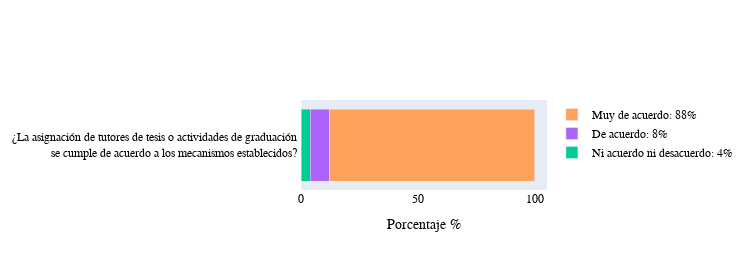
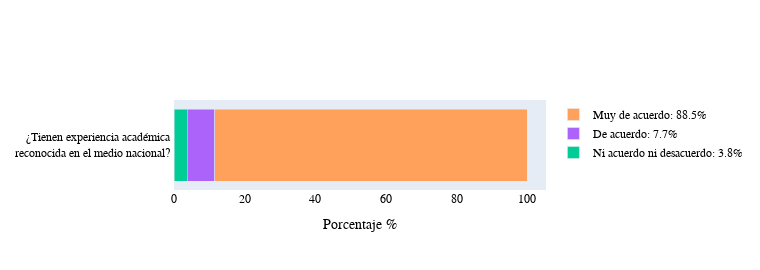
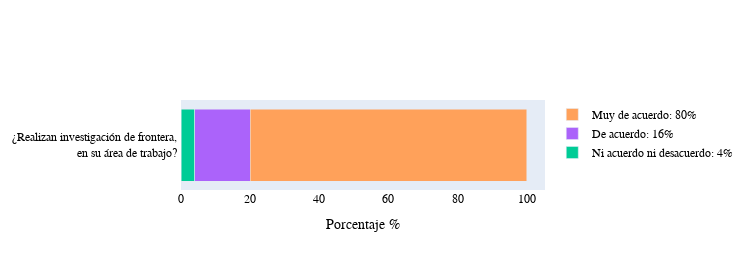
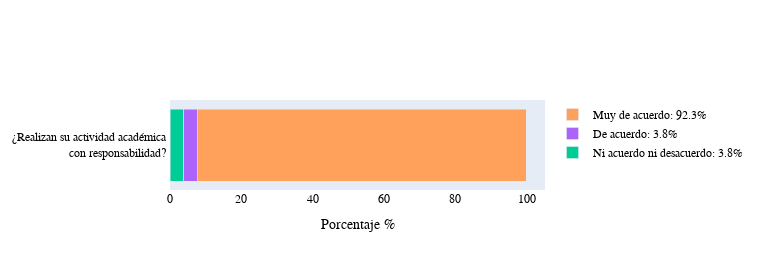

The notebook cell these images were saved under, in order:
### Markdown cell above
## Las opiniones se basaron en la siguiente escala:

Escala  | Opinión
:--- |:--- 
1  | Muy de desacuerdo
2  | En desacuerdo
3  | Ni acuerdo ni desacuerdo
4  | De acuerdo
5  | Muy de acuerdo
NA | No aplica/no sabe

### Code cell
path_file_sorted    = 'egresados_sorted.xlsx'
opinion(path_file_sorted)

### Figure 1 — Plotly figure (JSON) as saved in the notebook; plotly's stock layout.template omitted (floating-point values rounded to 4 significant figures)
{"data": [{"name": "1", "orientation": "h", "type": "bar", "x": [], "y": ["¿La asignación de tutores de tesis o actividades de graduación <br> se cumple de acuerdo a los mecanismos establecidos? "]}, {"name": "2: 4%", "orientation": "h", "type": "bar", "x": [], "y": ["¿La asignación de tutores de tesis o actividades de graduación <br> se cumple de acuerdo a los mecanismos establecidos? "]}, {"name": "Ni acuerdo ni desacuerdo: 4%", "orientation": "h", "type": "bar", "x": [4], "y": ["¿La asignación de tutores de tesis o actividades de graduación <br> se cumple de acuerdo a los mecanismos establecidos? "]}, {"name": "De acuerdo: 8%", "orientation": "h", "type": "bar", "x": [8], "y": ["¿La asignación de tutores de tesis o actividades de graduación <br> se cumple de acuerdo a los mecanismos establecidos? "]}, {"name": "Muy de acuerdo: 88%", "orientation": "h", "type": "bar", "x": [88], "y": ["¿La asignación de tutores de tesis o actividades de graduación <br> se cumple de acuerdo a los mecanismos establecidos? "]}], "layout": {"barmode": "stack", "font": {"color": "black", "family": "Rockwell", "size": 12}, "height": 270, "legend": {"title": {"font": {"color": "green"}}}, "title": {"font": {"color": "black", "family": "Rockwell", "size": 12}, "text": ""}, "width": 750, "xaxis": {"title": {"text": "Porcentaje %"}}}}

### Figure 2 — Plotly figure (JSON) as saved in the notebook; plotly's stock layout.template omitted (floating-point values rounded to 4 significant figures)
{"data": [{"name": "1", "orientation": "h", "type": "bar", "x": [], "y": ["¿Tienen experiencia académica <br> reconocida en el medio nacional? "]}, {"name": "2: 4%", "orientation": "h", "type": "bar", "x": [], "y": ["¿Tienen experiencia académica <br> reconocida en el medio nacional? "]}, {"name": "Ni acuerdo ni desacuerdo: 3.8%", "orientation": "h", "type": "bar", "x": [3.8], "y": ["¿Tienen experiencia académica <br> reconocida en el medio nacional? "]}, {"name": "De acuerdo: 7.7%", "orientation": "h", "type": "bar", "x": [7.7], "y": ["¿Tienen experiencia académica <br> reconocida en el medio nacional? "]}, {"name": "Muy de acuerdo: 88.5%", "orientation": "h", "type": "bar", "x": [88.5], "y": ["¿Tienen experiencia académica <br> reconocida en el medio nacional? "]}], "layout": {"barmode": "stack", "font": {"color": "black", "family": "Rockwell", "size": 12}, "height": 270, "legend": {"title": {"font": {"color": "green"}}}, "title": {"font": {"color": "black", "family": "Rockwell", "size": 12}, "text": ""}, "width": 760, "xaxis": {"title": {"text": "Porcentaje %"}}}}

### Figure 3 — Plotly figure (JSON) as saved in the notebook; plotly's stock layout.template omitted (floating-point values rounded to 4 significant figures)
{"data": [{"name": "1", "orientation": "h", "type": "bar", "x": [], "y": ["¿Realizan investigación de frontera, <br> en su área de trabajo? "]}, {"name": "2: 4%", "orientation": "h", "type": "bar", "x": [], "y": ["¿Realizan investigación de frontera, <br> en su área de trabajo? "]}, {"name": "Ni acuerdo ni desacuerdo: 4%", "orientation": "h", "type": "bar", "x": [4], "y": ["¿Realizan investigación de frontera, <br> en su área de trabajo? "]}, {"name": "De acuerdo: 16%", "orientation": "h", "type": "bar", "x": [16], "y": ["¿Realizan investigación de frontera, <br> en su área de trabajo? "]}, {"name": "Muy de acuerdo: 80%", "orientation": "h", "type": "bar", "x": [80], "y": ["¿Realizan investigación de frontera, <br> en su área de trabajo? "]}], "layout": {"barmode": "stack", "font": {"color": "black", "family": "Rockwell", "size": 12}, "height": 270, "legend": {"title": {"font": {"color": "green"}}}, "title": {"font": {"color": "black", "family": "Rockwell", "size": 12}, "text": ""}, "width": 750, "xaxis": {"title": {"text": "Porcentaje %"}}}}

### Figure 4 — Plotly figure (JSON) as saved in the notebook; plotly's stock layout.template omitted (floating-point values rounded to 4 significant figures)
{"data": [{"name": "1", "orientation": "h", "type": "bar", "x": [], "y": ["¿Realizan su actividad académica <br> con responsabilidad? "]}, {"name": "2: 4%", "orientation": "h", "type": "bar", "x": [], "y": ["¿Realizan su actividad académica <br> con responsabilidad? "]}, {"name": "Ni acuerdo ni desacuerdo: 3.8%", "orientation": "h", "type": "bar", "x": [3.8], "y": ["¿Realizan su actividad académica <br> con responsabilidad? "]}, {"name": "De acuerdo: 3.8%", "orientation": "h", "type": "bar", "x": [3.8], "y": ["¿Realizan su actividad académica <br> con responsabilidad? "]}, {"name": "Muy de acuerdo: 92.3%", "orientation": "h", "type": "bar", "x": [92.3], "y": ["¿Realizan su actividad académica <br> con responsabilidad? "]}], "layout": {"barmode": "stack", "font": {"color": "black", "family": "Rockwell", "size": 12}, "height": 270, "legend": {"title": {"font": {"color": "green"}}}, "title": {"font": {"color": "black", "family": "Rockwell", "size": 12}, "text": ""}, "width": 760, "xaxis": {"title": {"text": "Porcentaje %"}}}}
